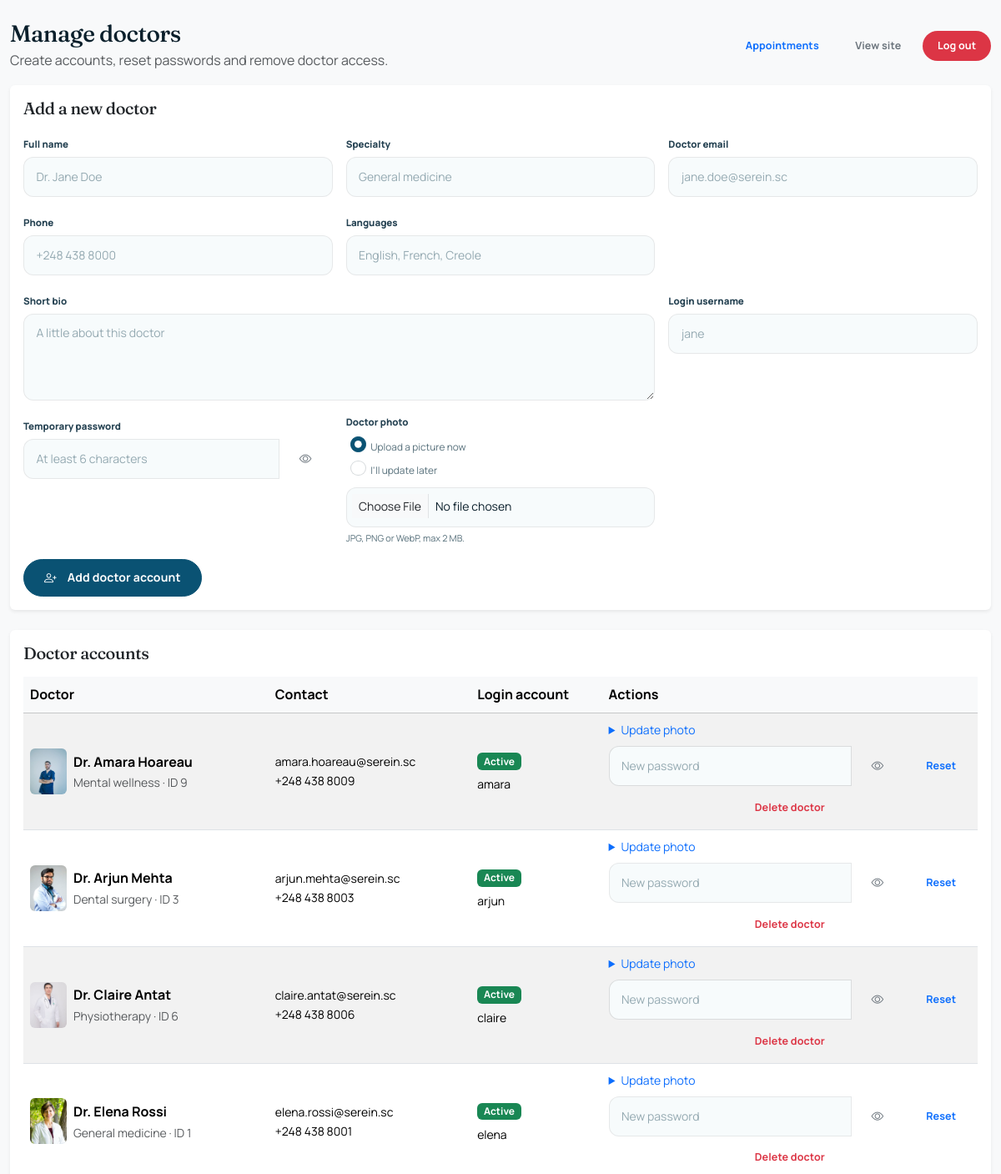
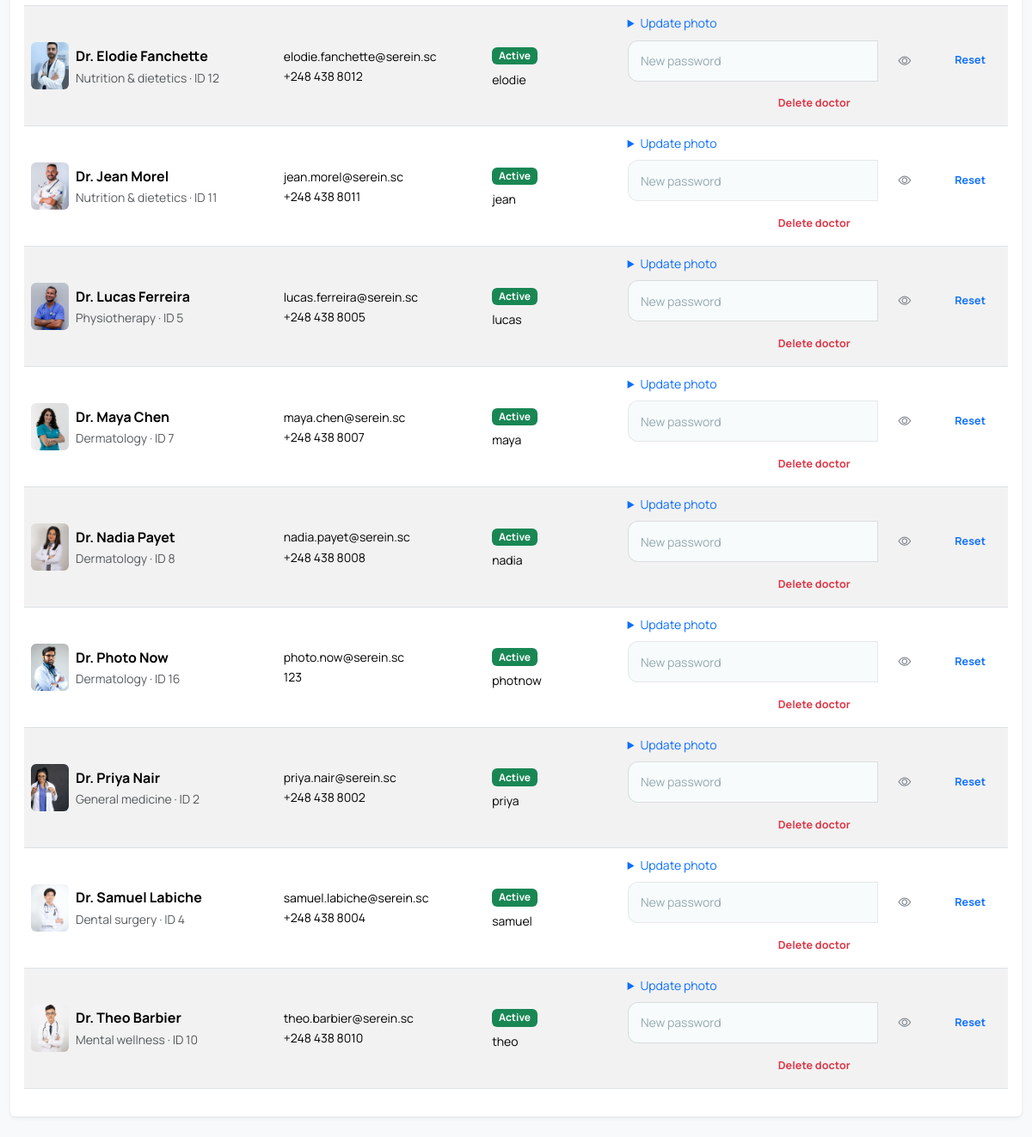
The app's page /admin_doctors.php (signed in) with its own data (2 pictures, top to bottom).
### tables this page shows
CREATE TABLE IF NOT EXISTS `users` (
  `id` int UNSIGNED NOT NULL AUTO_INCREMENT,
  `username` varchar(60) NOT NULL,
  `email` varchar(120) NOT NULL,
  `password_hash` varchar(255) NOT NULL,
  `role` enum('admin','user','doctor') NOT NULL DEFAULT 'user',
  `doctor_id` int UNSIGNED DEFAULT NULL,
  `created_at` timestamp NOT NULL DEFAULT CURRENT_TIMESTAMP,
  PRIMARY KEY (`id`),
  UNIQUE KEY `uniq_username` (`username`),
  UNIQUE KEY `uniq_user_email` (`email`),
  KEY `idx_users_doctor` (`doctor_id`)
);

CREATE TABLE IF NOT EXISTS `doctors` (
  `id` int UNSIGNED NOT NULL AUTO_INCREMENT,
  `name` varchar(120) NOT NULL,
  `specialty` varchar(120) NOT NULL,
  `email` varchar(120) NOT NULL,
  `phone` varchar(40) DEFAULT NULL,
  `image` varchar(255) DEFAULT NULL,
  `languages` varchar(255) DEFAULT NULL,
  `bio` text,
  `created_at` timestamp NOT NULL DEFAULT CURRENT_TIMESTAMP,
  PRIMARY KEY (`id`),
  UNIQUE KEY `uniq_doctor_name` (`name`),
  UNIQUE KEY `uniq_doctor_email` (`email`)
);

### admin_doctors.php (the view, shortened to what this page needs)
<?php
require_once __DIR__ . '/includes/db.php';
$doctors = [];
$sql = "SELECT d.id, d.name, d.specialty, d.email, d.phone, d.image, d.created_at, d.languages, d.bio,
               u.id AS user_id, u.username, u.email AS login_email
        FROM doctors d
        LEFT JOIN users u ON u.doctor_id = d.id AND u.role = 'doctor'
        ORDER BY d.name ASC";
$result = $conn->query($sql);
if ($result) {
    while ($row = $result->fetch_assoc()) {
        $doctors[] = $row;
    }
}
?>
<!DOCTYPE html>
<html lang="en">
<head>
    <link rel="stylesheet" href="assets/vendor/bootstrap/bootstrap.min.css">
    <link rel="stylesheet" href="assets/vendor/bootstrap-icons/bootstrap-icons.min.css">
    <link rel="stylesheet" href="assets/css/style.css">
</head>
<body class="bg-light">
    <div class="container py-4">
        <div class="d-flex flex-wrap justify-content-between align-items-center gap-2 mb-3">
            <div>
                <h1 class="h3 mb-0">Manage doctors</h1>
                <p class="text-muted mb-0">Create accounts, reset passwords and remove doctor access.</p>
            </div>
            <div class="d-flex gap-2">
                <a class="btn btn-outline-primary btn-sm" href="admin_bookings.php">Appointments</a>
                <a class="btn btn-outline-secondary btn-sm" href="index.php">View site</a>
                <a class="btn btn-danger btn-sm" href="logout.php">Log out</a>
            </div>
        </div>
        <div class="card border-0 shadow-sm mb-4">
            <div class="card-body">
                <h2 class="h5 mb-3">Add a new doctor</h2>
                <form method="POST" action="process_admin_doctor.php" enctype="multipart/form-data">
                    <div class="row g-3">
                        <div class="col-md-4">
                            <label class="form-label" for="name">Full name</label>
                            <input type="text" class="form-control" id="name" name="name" placeholder="Dr. Jane Doe" required>
                        </div>
                        <div class="col-md-4">
                            <label class="form-label" for="specialty">Specialty</label>
                            <input type="text" class="form-control" id="specialty" name="specialty" placeholder="General medicine" required>
                        </div>
                        <div class="col-md-4">
                            <label class="form-label" for="doctor_email">Doctor email</label>
                            <input type="email" class="form-control" id="doctor_email" name="email" placeholder="jane.doe@serein.sc" required>
                        </div>
                        <div class="col-md-4">
                            <label class="form-label" for="phone">Phone</label>
                            <input type="text" class="form-control" id="phone" name="phone" placeholder="+248 438 8000">
                        </div>
                        <div class="col-md-4">
                            <label class="form-label" for="languages">Languages</label>
                            <input type="text" class="form-control" id="languages" name="languages" placeholder="English, French, Creole">
                        </div>
                        <div class="col-md-8">
                            <label class="form-label" for="bio">Short bio</label>
                            <textarea class="form-control" id="bio" name="bio" rows="2" placeholder="A little about this doctor"></textarea>
                        </div>
                        <div class="col-md-4">
                            <label class="form-label" for="username">Login username</label>
                            <input type="text" class="form-control" id="username" name="username" placeholder="jane" required>
                        </div>
                        <div class="col-md-4">
                            <label class="form-label" for="password">Temporary password</label>
                            <input type="password" class="form-control" id="password" name="password" minlength="6" placeholder="At least 6 characters" required>
                        </div>
                        <div class="col-md-4">
                            <label class="form-label d-block">Doctor photo</label>
                            <div class="form-check">
                                <input class="form-check-input" type="radio" name="photo_option" id="photo_now" value="now" checked>
                                <label class="form-check-label" for="photo_now">Upload a picture now</label>
                            </div>
                            <div class="form-check mb-2">
                                <input class="form-check-input" type="radio" name="photo_option" id="photo_later" value="later">
                                <label class="form-check-label" for="photo_later">I'll update later</label>
                            </div>
                            <input type="file" class="form-control form-control-sm" id="photo" name="photo" accept="image/jpeg,image/png,image/webp">
                            <div class="form-text">JPG, PNG or WebP, max 2 MB.</div>
                        </div>
                    </div>
                    <button type="submit" class="btn btn-brand mt-3">
                        <i class="bi bi-person-plus me-1" aria-hidden="true"></i> Add doctor account
                    </button>
                </form>
            </div>
        </div>
        <div class="card border-0 shadow-sm">
            <div class="card-body">
                <h2 class="h5 mb-3">Doctor accounts</h2>
                <?php if (empty($doctors)): ?>
                    <p class="text-muted mb-0">No doctors found.</p>
                <?php else: ?>
                    <div class="table-responsive">
                        <table class="table table-striped align-middle">
                            <thead class="table-light">
                                <tr>
                                    <th>Doctor</th>
                                    <th>Contact</th>
                                    <th>Login account</th>
                                    <th>Actions</th>
                                </tr>
                            </thead>
                            <tbody>
                                <?php foreach ($doctors as $doctor): ?>
                                    <?php
                                    $doctorImage = (!empty($doctor['image']) && is_file(__DIR__ . '/' . $doctor['image']))
                                        ? $doctor['image']
                                        : 'assets/img/doctors/doctor-placeholder.svg';
                                    ?>
                                    <tr>
                                        <td>
                                            <div class="d-flex align-items-center gap-2">
                                                <img src="<?= htmlspecialchars($doctorImage, ENT_QUOTES, 'UTF-8') ?>"
                                                     alt="" width="44" height="55" class="rounded"
                                                     style="object-fit: cover; flex: 0 0 auto;">
                                                <div>
                                                    <strong><?= htmlspecialchars($doctor['name'], ENT_QUOTES, 'UTF-8') ?></strong>
                                                    <div class="small text-muted">
                                                        <?= htmlspecialchars($doctor['specialty'], ENT_QUOTES, 'UTF-8') ?> · ID <?= (int)$doctor['id'] ?>
                                                    </div>
                                                </div>
                                            </div>
                                        </td>
                                        <td class="small text-break">
                                            <?= htmlspecialchars($doctor['email'], ENT_QUOTES, 'UTF-8') ?><br>
                                            <?= htmlspecialchars($doctor['phone'] ?? '', ENT_QUOTES, 'UTF-8') ?>
                                        </td>
                                        <td>
                                            <?php if ($doctor['username']): ?>
                                                <span class="badge bg-success">Active</span>
                                                <div class="small mt-1"><?= htmlspecialchars($doctor['username'], ENT_QUOTES, 'UTF-8') ?></div>
                                            <?php else: ?>
                                                <span class="badge bg-secondary">No account</span>
                                            <?php endif; ?>
                                        </td>
                                        <td style="min-width: 210px;">
                                            <details class="mb-2">
                                                <summary class="small text-primary" style="cursor: pointer;">Update photo</summary>
                                            </details>
                                            <?php if ($doctor['user_id']): ?>
                                                <form method="POST" action="process_admin_doctor.php" class="d-flex gap-2 mb-2">
                                                    <input type="password" name="new_password" class="form-control form-control-sm"
                                                           minlength="6" placeholder="New password" required>
                                                    <button type="submit" class="btn btn-outline-primary btn-sm">Reset</button>
                                                </form>
                                            <?php endif; ?>
                                            <form method="POST" action="process_admin_doctor.php"
                                                  onsubmit="return confirm('Delete this doctor and their login account?');">
                                                <button type="submit" class="btn btn-outline-danger btn-sm w-100">Delete doctor</button>
                                            </form>
                                        </td>
                                    </tr>
                                <?php endforeach; ?>
                            </tbody>
                        </table>
                    </div>
                <?php endif; ?>
            </div>
        </div>
    </div>
</body>
</html>

### assets/css/style.css (style rules this page uses)
:root { --ink: #0a1f2b; --ink-soft: #254252; --ocean-900: #062b3f; --ocean-800: #083c56; --ocean-700: #0a5273; --ocean-600: #0d6a91; --ocean-500: #128fae; --foam-200: #c6e4e8; --foam-100: #e2f2f4; --foam-50: #f0f8fa; --cream: #fbf7ee; --cream-deep: #f4ecdd; --sand: #e8ddc7; --coral: #cf4a26; --coral-600: #b23c1c; --coral-700: #953015; --gold: #f0b429; --palm: #1d7a4f; --muted: #57707b; --line: rgba(10, 31, 43, 0.1); --line-strong: rgba(10, 31, 43, 0.16); --radius: 22px; --radius-sm: 14px; --shadow-sm: 0 2px 10px rgba(6, 32, 45, 0.05); --shadow: 0 20px 50px -22px rgba(6, 32, 45, 0.28); --shadow-lg: 0 44px 90px -34px rgba(6, 32, 45, 0.42); --font-serif: 'Fraunces', Georgia, 'Times New Roman', serif; --font-sans: 'Manrope', system-ui, -apple-system, 'Segoe UI', sans-serif; --nav-height: 78px; }
*, *::before, *::after { box-sizing: border-box; }
html { scroll-behavior: smooth; scroll-padding-top: calc(var(--nav-height) + 16px); }
body { margin: 0; font-family: var(--font-sans); font-size: 1rem; line-height: 1.65; color: var(--ink); background-color: var(--cream); -webkit-font-smoothing: antialiased; -moz-osx-font-smoothing: grayscale; overflow-x: hidden; }
h1, h2, h3, h4, h5, h6 { font-family: var(--font-serif); font-weight: 500; letter-spacing: -0.02em; color: var(--ink); }
p { line-height: 1.75; }
a { color: var(--ocean-700); text-decoration: none; transition: color 0.2s ease; }
img { max-width: 100%; height: auto; }
@media (min-width: 1200px) { .container { max-width: 1240px; } }
.btn { display: inline-flex; align-items: center; justify-content: center; gap: 0.55rem; padding: 0.8rem 1.5rem; border: 1px solid transparent; border-radius: 999px; font-family: var(--font-sans); font-size: 0.875rem; font-weight: 700; letter-spacing: 0.01em; line-height: 1.3; transition: transform 0.25s ease, background-color 0.25s ease, border-color 0.25s ease, color 0.25s ease, box-shadow 0.25s ease; }
.btn i { font-size: 1.05em; line-height: 1; }
.btn-brand { background-color: var(--ocean-700); border-color: var(--ocean-700); color: #fff; }
.btn-sm { padding: 0.55rem 1.05rem; font-size: 0.78rem; }
.form-label { margin-bottom: 0.38rem; color: var(--ink-soft); font-size: 0.72rem; font-weight: 800; }
.form-control, .form-select { min-height: 48px; padding: 0.68rem 0.9rem; border: 1px solid var(--line); border-radius: 12px; background-color: #f7fbfc; color: var(--ink); font-family: var(--font-sans); font-size: 0.875rem; transition: border-color 0.2s ease, box-shadow 0.2s ease, background-color 0.2s ease; }
textarea.form-control { min-height: 104px; resize: vertical; }
.form-control::placeholder { color: #94a9b1; }
.form-text { color: var(--muted); font-size: 0.68rem; }
.form-check { padding-left: 1.85em; }
.form-check-input { width: 1.15em; height: 1.15em; margin-top: 0.15em; margin-left: -1.85em; border-color: var(--line-strong); }
.form-check-input:checked { background-color: var(--ocean-700); border-color: var(--ocean-700); }
.form-check-label { color: var(--muted); font-size: 0.74rem; line-height: 1.6; }

### records on screen
users: doctor.image (picture), doctor.name "Dr. Amara Hoareau", doctor.specialty "Mental wellness", doctor "9", doctor.email "amara.hoareau@serein.sc", doctor.phone "+248 438 8009", username "amara"
users: doctor.image (picture), doctor.name "Dr. Arjun Mehta", doctor.specialty "Dental surgery", doctor "3", doctor.email "arjun.mehta@serein.sc", doctor.phone "+248 438 8003", username "arjun"
users: doctor.image (picture), doctor.name "Dr. Claire Antat", doctor.specialty "Physiotherapy", doctor "6", doctor.email "claire.antat@serein.sc", doctor.phone "+248 438 8006", username "claire"
users: doctor.image (picture), doctor.name "Dr. Elena Rossi", doctor.specialty "General medicine", doctor "1", doctor.email "elena.rossi@serein.sc", doctor.phone "+248 438 8001", username "elena"
users: doctor.image (picture), doctor.name "Dr. Elodie Fanchette", doctor.specialty "Nutrition & dietetics", doctor "12", doctor.email "elodie.fanchette@serein.sc", doctor.phone "+248 438 8012", username "elodie"
users: doctor.image (picture), doctor.name "Dr. Jean Morel", doctor.specialty "Nutrition & dietetics", doctor "11", doctor.email "jean.morel@serein.sc", doctor.phone "+248 438 8011", username "jean"
users: doctor.image (picture), doctor.name "Dr. Lucas Ferreira", doctor.specialty "Physiotherapy", doctor "5", doctor.email "lucas.ferreira@serein.sc", doctor.phone "+248 438 8005", username "lucas"
users: doctor.image (picture), doctor.name "Dr. Maya Chen", doctor.specialty "Dermatology", doctor "7", doctor.email "maya.chen@serein.sc", doctor.phone "+248 438 8007", username "maya"
users: doctor.image (picture), doctor.name "Dr. Nadia Payet", doctor.specialty "Dermatology", doctor "8", doctor.email "nadia.payet@serein.sc", doctor.phone "+248 438 8008", username "nadia"
users: doctor.image (picture), doctor.name "Dr. Photo Now", doctor.specialty "Dermatology", doctor "16", doctor.email "photo.now@serein.sc", doctor.phone "123", username "photnow"
users: doctor.image (picture), doctor.name "Dr. Priya Nair", doctor.specialty "General medicine", doctor "2", doctor.email "priya.nair@serein.sc", doctor.phone "+248 438 8002", username "priya"
users: doctor.image (picture), doctor.name "Dr. Samuel Labiche", doctor.specialty "Dental surgery", doctor "4", doctor.email "samuel.labiche@serein.sc", doctor.phone "+248 438 8004", username "samuel"
users: doctor.image (picture), doctor.name "Dr. Theo Barbier", doctor.specialty "Mental wellness", doctor "10", doctor.email "theo.barbier@serein.sc", doctor.phone "+248 438 8010", username "theo"
